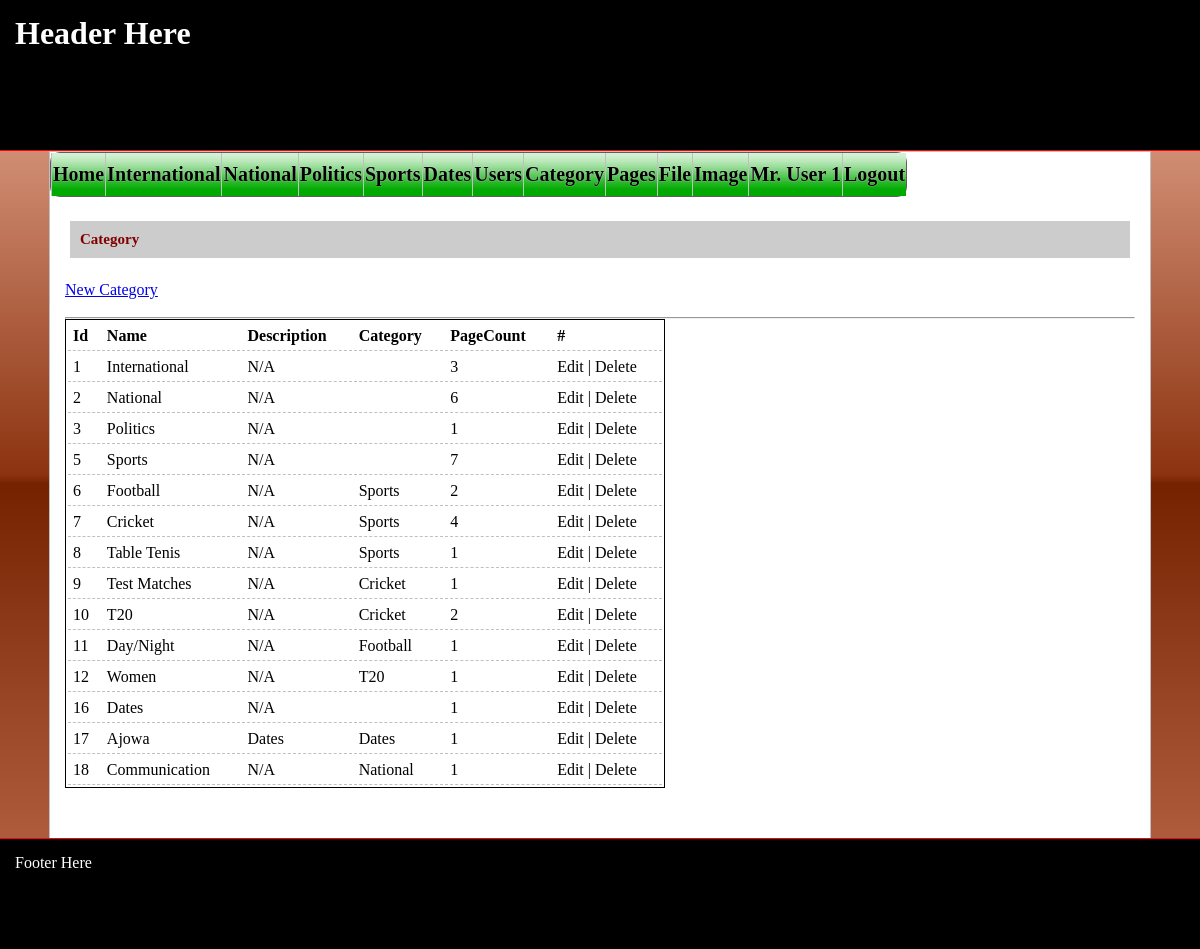
The page /?p=category (signed in) on the database its author committed.
### tables this page shows
CREATE TABLE `category` (
  `id` int(11) NOT NULL,
  `name` varchar(200) NOT NULL,
  `description` varchar(2000) NOT NULL,
  `categoryid` int(11) NOT NULL
);

### pages/category.php (the view)
<br><a href="?p=category_new">New Category</a><br><br><hr>
<?php
$cn = mysqli_connect("localhost", "root", "", "bd_gym");
$sql = "select c1.id, c1.name, c1.description, c2.name as category from category as c1 left join category c2 on c1.categoryId = c2.id";
$table = mysqli_query($cn, $sql);
print '<table>';
print '<tr><th>Id</th><th>Name</th><th>Description</th><th>Category</th><th>PageCount</th><th>#</th></tr>';
while($row = mysqli_fetch_assoc($table))
{
     $a = array();
     print '<tr>';
     print '<td>'.$row["id"].'</td>';
     print '<td>'.$row["name"].'</td>';
     print '<td>'.$row["description"].'</td>';
     print '<td>'.$row["category"].'</td>';
     findSubCategory($row["id"], $a);
     print '<td>';
     $sql = "select count(id) as count from pages where categoryId in (".implode(", ", $a).")";
     $table2 = mysqli_query($cn, $sql);
     while($row2 = mysqli_fetch_assoc($table2))
     {
       print $row2["count"];
     }
     print '</td>';
     print '<td>Edit | Delete</td>';
     print '</tr>';
    }
print '</table>';
function findSubCategory($cid, &$a)
{
    global $cn;
    $a[] = $cid;
    $sql = "select id from category where categoryId = ".$cid;
    $table = mysqli_query($cn, $sql);
    while($row = mysqli_fetch_assoc($table))
    {
     $a[] = $row["id"];
     findSubCategory($row["id"], $a);
    }
}
?>

### component/menu.php (shortened to what this page needs)
<ul id="css3menu2" class="topmenu">
         <li><a href="?p=home">Home</a></li>
         <?php
         $cn = mysqli_connect("localhost", "root", "", "bd_gym");
         $sql = "select id, name from category where categoryId = 0";
         $table = mysqli_query($cn, $sql);
         while($row = mysqli_fetch_assoc($table))
         {
             print '<li><a href="?c=article&ctg='.$row["id"].'">'.$row["name"].'</a>';
             findChild($row["id"]);
             print '</li>';
         }
            function findChild($pid)
            {
                global $cn;
                $sql = "select id, name from category where categoryId = ".$pid;
                $table = mysqli_query($cn, $sql);
                if(mysqli_num_rows($table) > 0)
                {
                while($row = mysqli_fetch_assoc($table))
                {
                     findChild($row["id"]);
                 }
                }
            }
    if(isset($_SESSION['type']))
    {
        print '<li><a href="?p=users">Users</a></li>
               <li><a href="?p=category">Category</a></li>
               <li><a href="?p=pages">Pages</a></li>
               <li><a href="?p=files">File</a></li>
               <li><a href="?p=image">Image</a></li>
               <li><a href="?p=myaccount">'.$_SESSION['name'].'</a></li>
               <li><a href="?c=logout">Logout</a></li>';
    }
    else{
           print '<li><a href="?c=register">Register</a></li>
                  <li><a href="?c=login">Login</a></li>';
    }
            ?>
         </ul>

### css/index.css (style rules this page uses)
* { padding: 0px; margin: 0px auto; }
body { background: #f0b7a1; background: -moz-linear-gradient(top, #f0b7a1 0%, #8c3310 50%, #752201 51%, #bf6e4e 100%); background: -webkit-linear-gradient(top, #f0b7a1 0%,#8c3310 50%,#752201 51%,#bf6e4e 100%); background: linear-gradient(to bottom, #f0b7a1 0%,#8c3310 50%,#752201 51%,#bf6e4e 100%); filter: progid:DXImageTransform.Microsoft.gradient( startColorstr='#f0b7a1', endColorstr='#bf6e4e',GradientType=0 ); }
ul { list-style: circle; }
ul li { line-height: 25px; font-size: 15px; }

### css/tables.css (style rules this page uses)
table { min-width: 600px; width: auto; background: white; border: black thin solid; float: left; }
td, th { padding: 5px; text-align: left; border-bottom: dashed thin silver; }

### css/css3menu.css (style rules this page uses)
ul#css3menu2,ul#css3menu2 ul { margin:0;list-style:none;padding:0;background-color:#dedede;border-width:1px;border-style:solid;border-color:#5f5f5f;-moz-border-radius:10px;-webkit-border-radius:10px;border-radius:10px; }
ul#css3menu2 li { position:relative;display:block;white-space:nowrap;font-size:0;float:left; }
ul#css3menu2 { font-size:0;z-index:999;position:relative;display:inline-block;zoom:1;padding:0; *display:inline; }
ul#css3menu2>li { margin:0; }
ul#css3menu2 a { display:block;vertical-align:middle;text-align:center;text-decoration:none;font:bold 20px Georgia,serif;color:#000000;text-shadow:#FFF 0 0 1px;cursor:pointer;padding:10px 1px 10px 1px;background-color:#00aa00;background-image:url("mainbk.png");background-repeat:repeat;background-position:0 0;border-width:0 0 0 1px;border-style:solid;border-color:#C0C0C0; }

### rows shown on the page
category: name "International", id "1", description "N/A", count "3"
category: name "National", id "2", description "N/A", count "6"
category: name "Politics", id "3", description "N/A", count "1"
category: name "Sports", id "5", description "N/A", count "7"
category: name "Dates", id "16", description "N/A", count "1"
category: id "6", name "Football", description "N/A", category.name "Sports", count "2"
category: id "7", name "Cricket", description "N/A", category.name "Sports", count "4"
category: id "8", name "Table Tenis", description "N/A", category.name "Sports", count "1"
category: id "9", name "Test Matches", description "N/A", category.name "Cricket", count "1"
category: id "10", name "T20", description "N/A", category.name "Cricket", count "2"
category: id "11", name "Day/Night", description "N/A", category.name "Football", count "1"
category: id "12", name "Women", description "N/A", category.name "T20", count "1"
category: id "17", name "Ajowa", description "Dates", category.name "Dates", count "1"
category: id "18", name "Communication", description "N/A", category.name "National", count "1"

### other values the page prints
$_SESSION['name'] "Mr. User 1"
str_replace("_", " ", $_GET['p']) "Category"
